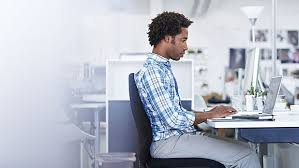
#> input picture training_data/sitting/images (4).jpg, 299 x 168 px, found by its file name
$ python edgedetectionandhog.py   (older library calls are emulated)
#> lines starting #> are read from the running program, lines starting #| are printed output that depends on the picture; after the words box and inside, x2 and y2 are one past the last pixel; in counts of white or black regions, pixels touching at a corner belong together
import cv2
import numpy as np
from matplotlib import pyplot as plt

images = cv2.imread('E:/shujath-academics/academics/Projects/Major Project/sitting/images (4).jpg',0)
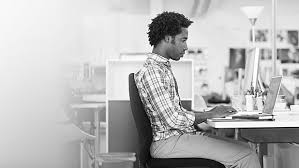
#> images: shape (168, 299); min 0, max 255, mean 186
img = cv2.Canny(images,100,200)
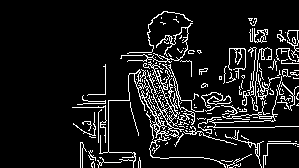
#> img: shape (168, 299); 9.8% white in thin lines or dots, all inside (x1, y1, x2, y2) = (72, 11, 299, 168)

images = np.float32(images) / 255.0

# Calculate gradient
gx = cv2.Sobel(images, cv2.CV_32F, 1, 0, ksize=1)
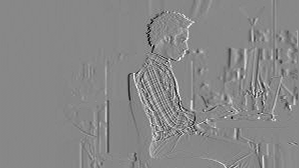
#> gx: shape (168, 299) float32; min -1, max 0.875, mean -0.00167; drawn with min black and max white
gy = cv2.Sobel(images, cv2.CV_32F, 0, 1, ksize=1)
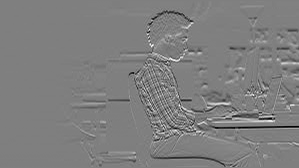
#> gy: shape (168, 299) float32; min -1, max 0.996, mean -0.00493; drawn with min black and max white

# Python Calculate gradient magnitude and direction ( in degrees )
#img, angle = cv2.cartToPolar(gx, gy, angleInDegrees=True)


cell_size = (4, 4)  # h x w in pixels
block_size = (2, 2)  # h x w in cells
nbins = 25  # number of orientation bins

# winSize is the size of the image cropped to an multiple of the cell size
hog = cv2.HOGDescriptor(_winSize=(img.shape[1] // cell_size[1] * cell_size[1],
                                  img.shape[0] // cell_size[0] * cell_size[0]),
                        _blockSize=(block_size[1] * cell_size[1],
                                    block_size[0] * cell_size[0]),
                        _blockStride=(cell_size[1], cell_size[0]),
                        _cellSize=(cell_size[1], cell_size[0]),
                        _nbins=nbins)


n_cells = (img.shape[0] // cell_size[0], img.shape[1] // cell_size[1])
#> n_cells = (42, 74)
hog_feats = hog.compute(img)\
               .reshape(n_cells[1] - block_size[1] + 1,
                        n_cells[0] - block_size[0] + 1,
                        block_size[0], block_size[1], nbins) \
               .transpose((1, 0, 2, 3, 4))
# index blocks by rows first
# hog_feats now contains the gradient amplitudes for each direction,
# for each cell of its group for each group. Indexing is by rows then columns.

gradients = np.zeros((n_cells[0], n_cells[1], nbins))

# count cells (border cells appear less often across overlapping groups)
cell_count = np.full((n_cells[0], n_cells[1], 1), 0, dtype=int)

for off_y in range(block_size[0]):
    for off_x in range(block_size[1]):
        gradients[off_y:n_cells[0] - block_size[0] + off_y + 1,
                  off_x:n_cells[1] - block_size[1] + off_x + 1] += \
            hog_feats[:, :, off_y, off_x, :]
        cell_count[off_y:n_cells[0] - block_size[0] + off_y + 1,
                   off_x:n_cells[1] - block_size[1] + off_x + 1] += 1
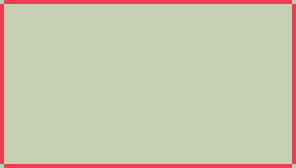
#> cell_count: shape (42, 74, 1) int64 (shown 4 times larger); 3 distinct labels, from 1 to 4; one colour per label, 0 black

# Average gradients
gradients /= cell_count

# Preview
plt.figure()
plt.imshow(img, cmap='gray')
plt.show()

bin = 5  # angle is 360 / nbins * direction
plt.pcolor(gradients[:, :, bin])
plt.gca().invert_yaxis()
plt.gca().set_aspect('equal', adjustable='box')
plt.colorbar()
plt.show()
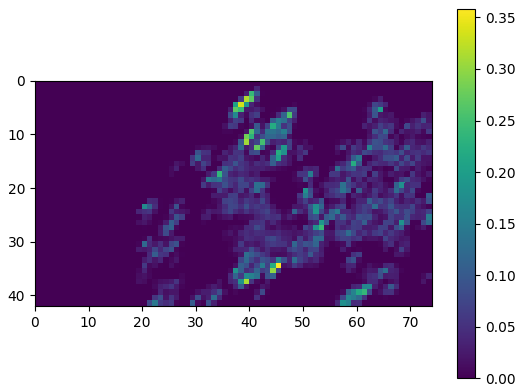
#> figure drawn by matplotlib, 2 panels

$ run again, with training_data/sitting/images (1).jpg copied over training_data/sitting/images (4).jpg
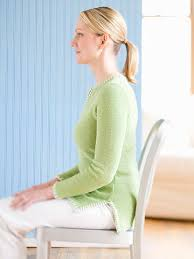
#> input picture training_data/sitting/images (1).jpg, 194 x 259 px, found by its file name
#> `img = cv2.Canny(images,100,200)`:
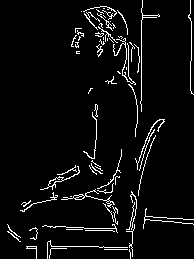
#> img: shape (259, 194); 4.9% white in thin lines or dots
#> `plt.show()`:
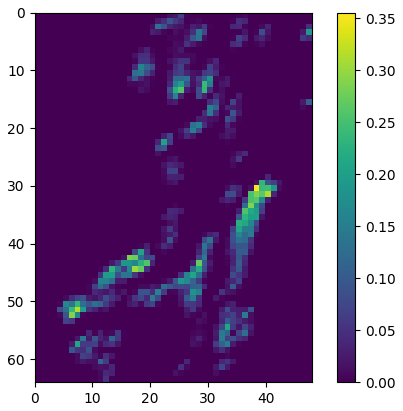
#> figure drawn by matplotlib, 2 panels
